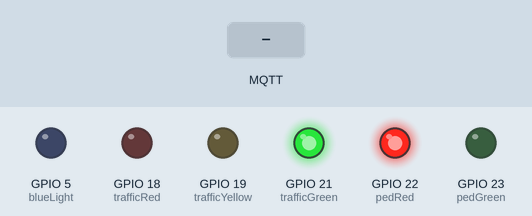
A sketch run on a simulated ESP32. On the bench: output pins drawn as LEDs (lit = HIGH). Dashed ring = blinking. Inputs (shaded band) come from the test bench. WiFi joins after 1.5 s; servers stay silent unless stated; no MQTT or app messages arrive unless stated; what the sketch prints to the serial monitor is not drawn.

Above: at 2.7 s.
2.8 s: MQTT message "0" arrives on the first subscribed topic
At 3.2 s:
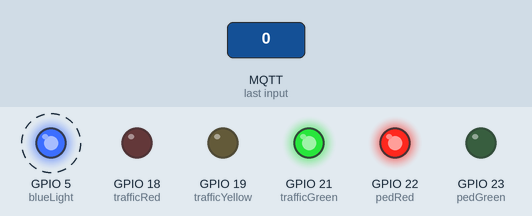
At 11.5 s:
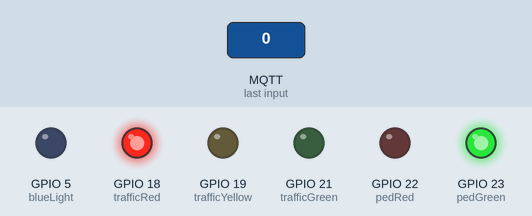
Timing chart, 0 to 22.3 s (numbered marks = the images above; inputs shaded):
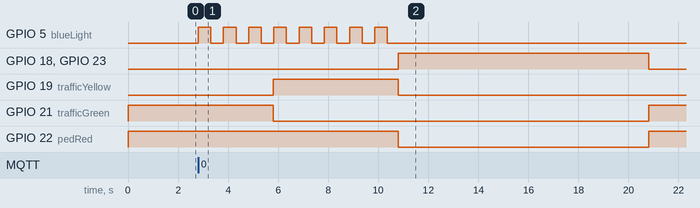

Measured:
- after the input at 2.8 s, GPIO 5 (blueLight): alternates HIGH for 0.50 s and LOW for 0.50 s, 16 changes in all, then stays LOW, starting at once; GPIO 18 (trafficRed): LOW → HIGH after 8.0 s, → LOW 10.0 s later

The sketch:

esp32-traffic-light.ino
```cpp
#include <WiFi.h>
#include <PubSubClient.h>

// WiFi and MQTT Configuration
const char* ssid = "Vodafone-2BDB";
const char* password = "g8GMdACuFb3NngHd";
const char* mqtt_server = "192.168.0.112";
const int mqtt_port = 1883;

// MQTT Topics
const char* topic_pedestrian_trigger = "traffic/pedestrian";
const char* topic_settings_green_duration = "traffic/settings/greenDuration";
const char* topic_settings_change_delay = "traffic/settings/changeDelay";

// LED Pins (ESP32-WROOM)
const int trafficRed = 18;     // GPIO18
const int trafficYellow = 19;  // GPIO19
const int trafficGreen = 21;   // GPIO21
const int pedRed = 22;         // GPIO22
const int pedGreen = 23;       // GPIO23
const int blueLight = 5;       // GPIO05

// Timing Variables
int pedestrianGreenDuration = 10;  // Default: 10 seconds
int changeDelay = 3;              // Default: 3 seconds delay
const int blueBlinkInterval = 500;

WiFiClient espClient;
PubSubClient client(espClient);

void setup() {
  Serial.begin(115200);

  // Configure LED pins
  pinMode(trafficRed, OUTPUT);
  pinMode(trafficYellow, OUTPUT);
  pinMode(trafficGreen, OUTPUT);
  pinMode(pedRed, OUTPUT);
  pinMode(pedGreen, OUTPUT);
  pinMode(blueLight, OUTPUT);

  // Initialize with traffic green, pedestrian red
  setTrafficLight(false, false, true);
  setPedestrianLight(true, false);

  setupWiFi();
  client.setServer(mqtt_server, mqtt_port);
  client.setCallback(callback);
}

void loop() {
  if (!client.connected()) reconnectMQTT();
  client.loop();
}

// Blinking Blue Light Function
void blinkBlueLight(bool &keepBlinking) {
  static unsigned long previousMillis = 0;
  static bool ledState = LOW;

  unsigned long currentMillis = millis();

  if (currentMillis - previousMillis >= blueBlinkInterval) {
    previousMillis = currentMillis;
    ledState = !ledState;
    digitalWrite(blueLight, ledState);
  }

  if (!keepBlinking) {
    digitalWrite(blueLight, LOW);
  }
}

// LED Control Functions
void setTrafficLight(bool red, bool yellow, bool green) {
  digitalWrite(trafficRed, red ? HIGH : LOW);
  digitalWrite(trafficYellow, yellow ? HIGH : LOW);
  digitalWrite(trafficGreen, green ? HIGH : LOW);
}

void setPedestrianLight(bool red, bool green) {
  digitalWrite(pedRed, red ? HIGH : LOW);
  digitalWrite(pedGreen, green ? HIGH : LOW);
}

// WiFi Connection
void setupWiFi() {
  delay(10);
  Serial.println("\nConnecting to: " + String(ssid));
  WiFi.begin(ssid, password);

  while (WiFi.status() != WL_CONNECTED) {
    delay(500);
    Serial.print(".");
  }

  Serial.println("\nWiFi Connected! IP: " + WiFi.localIP().toString());
}

// MQTT Connection
void reconnectMQTT() {
  while (!client.connected()) {
    Serial.print("Connecting to MQTT...");
    if (client.connect("ESP32-TrafficLight")) {
      Serial.println("Connected!");

      // Subscribe to topics
      client.subscribe(topic_pedestrian_trigger);
      client.subscribe(topic_settings_green_duration);
      client.subscribe(topic_settings_change_delay);
    } else {
      Serial.println("Failed. Retrying in 5s...");
      delay(5000);
    }
  }
}

// MQTT Message Handler
void callback(char* topic, byte* payload, unsigned int length) {
  Serial.println("Callback called!");
  String message;
  for (int i = 0; i < length; i++) {
    message += (char)payload[i];
  }

  Serial.println("MQTT Message: [" + String(topic) + "] " + message);

  if (strcmp(topic, topic_settings_green_duration) == 0) {
    pedestrianGreenDuration = message.toInt();
    Serial.println("Green Duration: " + String(pedestrianGreenDuration) + "s");
  }
  else if (strcmp(topic, topic_settings_change_delay) == 0) {
    changeDelay = message.toInt();
    Serial.println("Change Delay: " + String(changeDelay) + "s");
  }
  else if (strcmp(topic, topic_pedestrian_trigger) == 0) {
    pedestrianSequence();
  }
}

void unsubscribeAll() {
  client.unsubscribe(topic_pedestrian_trigger);
  client.unsubscribe(topic_settings_green_duration);
  client.unsubscribe(topic_settings_change_delay);
  Serial.println("Unsubscribed from all topics");
}

void resubscribeAll() {
  client.subscribe(topic_pedestrian_trigger);
  client.subscribe(topic_settings_green_duration);
  client.subscribe(topic_settings_change_delay);
  Serial.println("Resubscribed to all topics");
}

// Pedestrian Crossing Sequence
void pedestrianSequence() {
  Serial.println("Starting pedestrian sequence...");

  bool shouldBlink = true;
  unsubscribeAll();

  // Initial delay with blinking blue light
  unsigned long startTime = millis();
  while (millis() - startTime < changeDelay * 1000) {
    blinkBlueLight(shouldBlink);
    delay(10); // Small delay to prevent watchdog trigger
  }

  // Yellow light with blinking blue light
  setTrafficLight(false, true, false);
  startTime = millis();
  while (millis() - startTime < 5000) {
    blinkBlueLight(shouldBlink);
    delay(10);
  }

  // Stop blinking and turn off blue light
  shouldBlink = false;
  digitalWrite(blueLight, LOW);

  // Red traffic light, green pedestrian
  setTrafficLight(true, false, false);
  setPedestrianLight(false, true);
  delay(pedestrianGreenDuration * 1000);

  // Return to normal
  setTrafficLight(false, false, true);
  setPedestrianLight(true, false);

  resubscribeAll();
  Serial.println("Pedestrian sequence completed");
}
```
